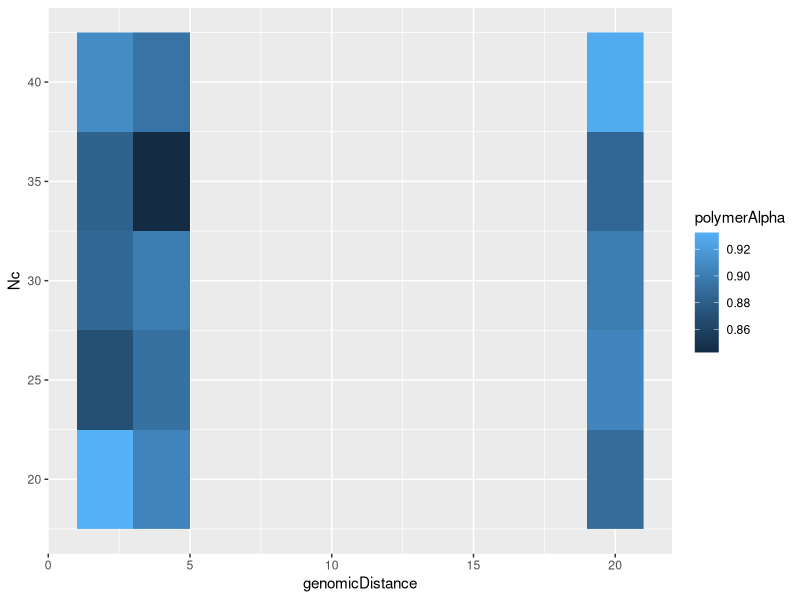
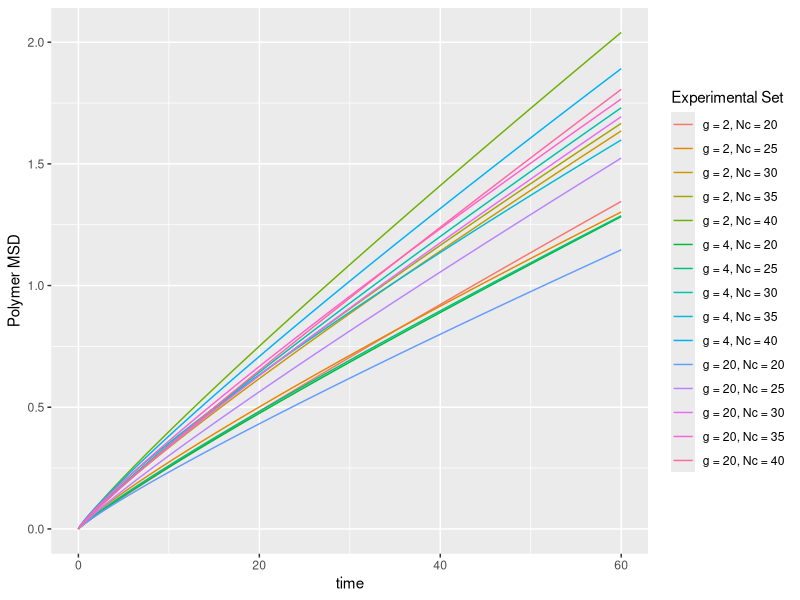

Write R code to recreate these figures, in order.
## ---- chunk 1
knitr::opts_chunk$set(echo = TRUE)
## ---- chunk 2
res <- read.csv("../DNA_Religation/projects/RCLPolymer_CLs@DamageFoci/results/2018_05_29_15_10_trackMSD.csv")
## ---- chunk 3
library(ggplot2)
## ---- chunk 4
ggplot(data = res, aes(x = genomicDistance, y = Nc, fill = polymerAlpha)) + geom_raster()
## ---- chunk 5
msdfit <- function(t, A, alpha){
  return(A*t^alpha)
}

df <- data.frame(time = seq(0,12000)*0.005)
for (i in 1:15) {
  df[,paste("polymerMSD",i,sep="")] <- msdfit(df$time, res$polymer_MSDamplitude[i], res$polymerAlpha[i])
}
## ---- chunk 6
library(reshape)
df.melt <- melt(df, id = "time")
## ---- chunk 7
p <- ggplot(data = df.melt, aes(x = time, y = value, color = variable)) + geom_line()
p + scale_color_discrete(name = "Experimental Set", labels = c("g = 2, Nc = 20",
                                                               "g = 2, Nc = 25",
                                                               "g = 2, Nc = 30",
                                                               "g = 2, Nc = 35",
                                                               "g = 2, Nc = 40",
                                                               "g = 4, Nc = 20",
                                                               "g = 4, Nc = 25",
                                                               "g = 4, Nc = 30",
                                                               "g = 4, Nc = 35",
                                                               "g = 4, Nc = 40",
                                                               "g = 20, Nc = 20",
                                                               "g = 20, Nc = 25",
                                                               "g = 20, Nc = 30",
                                                               "g = 20, Nc = 35",
                                                               "g = 20, Nc = 40"
                                                               )) + ylab("Polymer MSD")
